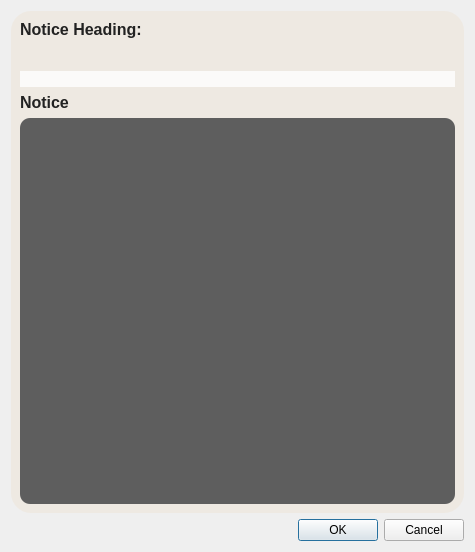
<?xml version="1.0" encoding="UTF-8"?>
<ui version="4.0">
 <class>NoticeAdd</class>
 <widget class="QDialog" name="NoticeAdd">
  <property name="geometry">
   <rect>
    <x>0</x>
    <y>0</y>
    <width>475</width>
    <height>552</height>
   </rect>
  </property>
  <property name="windowTitle">
   <string>Dialog</string>
  </property>
  <layout class="QGridLayout" name="gridLayout">
   <item row="0" column="0">
    <widget class="QGroupBox" name="groupBox">
     <property name="styleSheet">
      <string notr="true">background-color: #eee9e2;
color: #222;
border-radius:20px</string>
     </property>
     <property name="title">
      <string/>
     </property>
     <layout class="QGridLayout" name="gridLayout_3">
      <item row="0" column="0">
       <layout class="QHBoxLayout" name="horizontalLayout">
        <property name="spacing">
         <number>32</number>
        </property>
        <item>
         <layout class="QVBoxLayout" name="verticalLayout_6">
          <item>
           <widget class="QLabel" name="label_12">
            <property name="font">
             <font>
              <pointsize>12</pointsize>
              <bold>true</bold>
             </font>
            </property>
            <property name="text">
             <string>Notice Heading:</string>
            </property>
           </widget>
          </item>
          <item>
           <widget class="QLineEdit" name="lineEdit_Heading">
            <property name="styleSheet">
             <string notr="true">#lineEdit_Heading{
background-color: #fbfaf9;
border-radius:10px;
}
#lineEdit_Heading:hover{
background-color: rgba(166,145,113,0.14);
}
</string>
            </property>
           </widget>
          </item>
         </layout>
        </item>
        <item>
         <layout class="QVBoxLayout" name="verticalLayout_7"/>
        </item>
       </layout>
      </item>
      <item row="1" column="0">
       <widget class="QLabel" name="label_14">
        <property name="font">
         <font>
          <pointsize>12</pointsize>
          <bold>true</bold>
         </font>
        </property>
        <property name="text">
         <string>Notice</string>
        </property>
       </widget>
      </item>
      <item row="2" column="0">
       <widget class="QPlainTextEdit" name="plainTextEdit_notices">
        <property name="styleSheet">
         <string notr="true">background-color: rgb(94,94,94);
border-radius:10px;</string>
        </property>
       </widget>
      </item>
     </layout>
    </widget>
   </item>
   <item row="1" column="0">
    <widget class="QDialogButtonBox" name="buttonBox">
     <property name="orientation">
      <enum>Qt::Horizontal</enum>
     </property>
     <property name="standardButtons">
      <set>QDialogButtonBox::Cancel|QDialogButtonBox::Ok</set>
     </property>
    </widget>
   </item>
  </layout>
 </widget>
 <resources/>
 <connections>
  <connection>
   <sender>buttonBox</sender>
   <signal>accepted()</signal>
   <receiver>NoticeAdd</receiver>
   <slot>accept()</slot>
   <hints>
    <hint type="sourcelabel">
     <x>248</x>
     <y>254</y>
    </hint>
    <hint type="destinationlabel">
     <x>157</x>
     <y>274</y>
    </hint>
   </hints>
  </connection>
  <connection>
   <sender>buttonBox</sender>
   <signal>rejected()</signal>
   <receiver>NoticeAdd</receiver>
   <slot>reject()</slot>
   <hints>
    <hint type="sourcelabel">
     <x>316</x>
     <y>260</y>
    </hint>
    <hint type="destinationlabel">
     <x>286</x>
     <y>274</y>
    </hint>
   </hints>
  </connection>
 </connections>
</ui>
